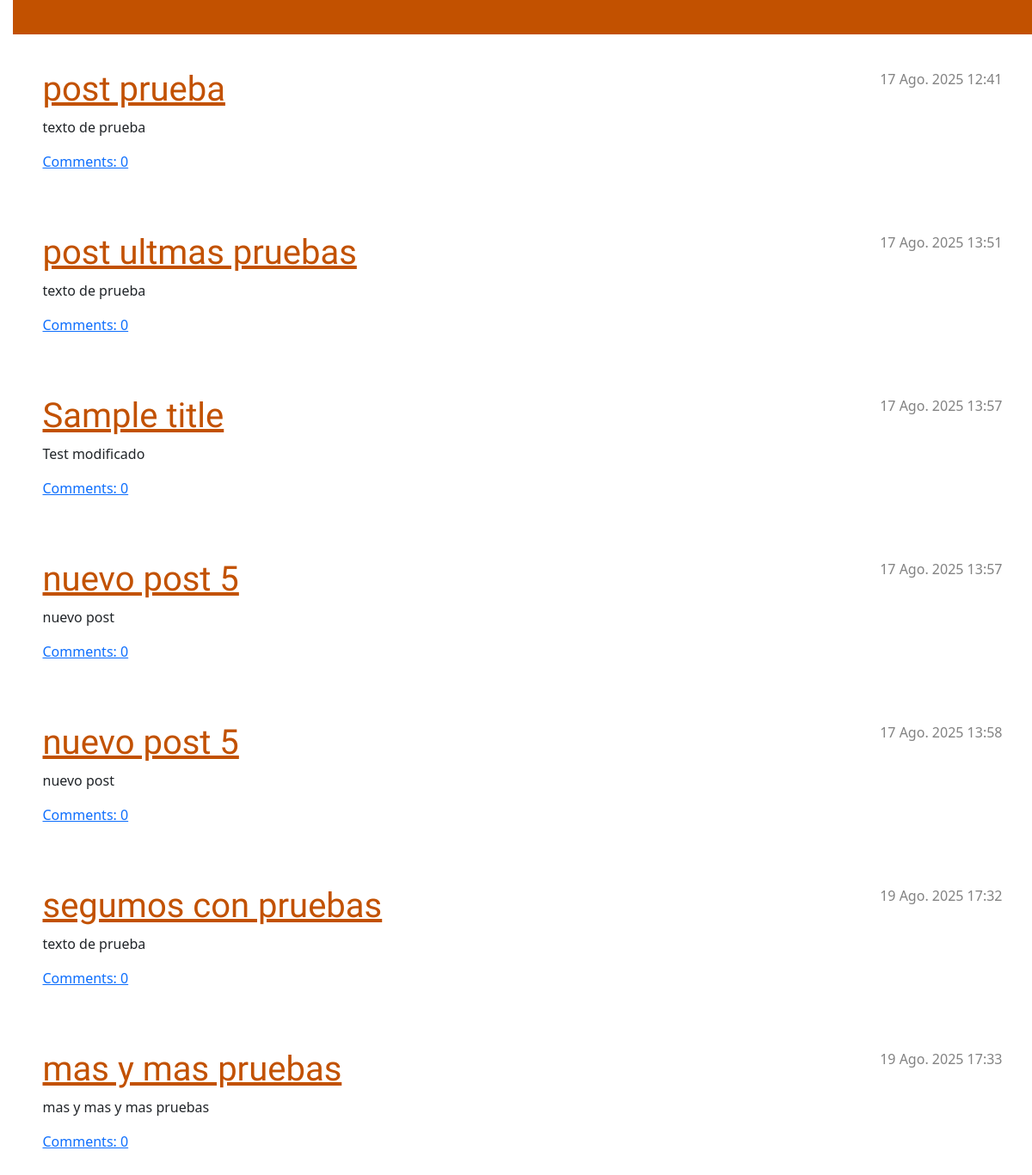
Screenshot of /blog/ with the database file from the repository.
### blog/models.py (models this page shows, shortened)
class Post(models.Model):
    author = models.ForeignKey(settings.AUTH_USER_MODEL, on_delete=models.CASCADE)
    title = models.CharField(max_length=200)
    text = models.TextField()
    created_date = models.DateTimeField(default=timezone.now)
    published_date = models.DateTimeField(blank=True, null=True)
    def approved_comments(self):
        return self.comments.filter(approved_comment=True)

### blog/views.py (the view)
# urls.py: path('', views.post_list, name='post_list'),
def post_list(request):
    posts = Post.objects.filter(published_date__lte=timezone.now()).order_by('published_date')
    return render(request, 'blog/post_list.html', {'posts': posts})

### blog/templates/blog/post_list.html
{% extends 'blog/base.html' %}
{% block content %}
{% for post in posts %}
    <div class="post">
        <div class="date">
            {{ post.published_date }}
        </div>
        <h1><a href="{% url 'blog:post_detail' pk=post.pk %}">{{ post.title }}</a></h1>
        <p>{{ post.text|linebreaksbr }}</p>
        <a href="{% url 'blog:post_detail' pk=post.pk %}">Comments: {{ post.approved_comments.count }}</a>
    </div>
{% endfor %}
{% endblock content %}

### blog/templates/blog/base.html (shortened to what this page needs)
{% load static %}
<!DOCTYPE html>
<html>
    <head>
        <link rel="stylesheet" href="https://cdn.jsdelivr.net/npm/bootstrap@5.3.3/dist/css/bootstrap.min.css">
        <link rel="stylesheet" href="{% static 'css/blog.css' %}">
    </head>
    <body>
        <header class="page-header">
        </header>
        <main class="content container">
            <div class="row">
                <div class="col">
                    {% block content %}
                    {% endblock %}
                </div>
            </div>
        </main>
    </body>
</html>

### blog/static/css/blog.css (style rules this page uses)
h1 a, h2 a { color: #C25100; font-family: 'Lobster'; }
body { padding-left: 15px; }
.page-header { background-color: #C25100; margin-top: 0; margin-bottom: 40px; padding: 20px 20px 20px 40px; }
h1, h2, h3, h4 { font-family: 'Lobster', cursive; }
.date { color: #828282; }
.post { margin-bottom: 70px; }
.post > .date, .post > .actions { float: right; }

### rows the page displays
Post: published_date "17 Ago. 2025 12:41", title "post prueba", text "texto de prueba", approved_comments.count "0"
Post: published_date "17 Ago. 2025 13:51", title "post ultmas pruebas", text "texto de prueba", approved_comments.count "0"
Post: published_date "17 Ago. 2025 13:57", title "Sample title", text "Test modificado", approved_comments.count "0"
Post: published_date "17 Ago. 2025 13:57", title "nuevo post 5", text "nuevo post", approved_comments.count "0"
Post: published_date "17 Ago. 2025 13:58", title "nuevo post 5", text "nuevo post", approved_comments.count "0"
Post: published_date "19 Ago. 2025 17:32", title "segumos con pruebas", text "texto de prueba", approved_comments.count "0"
Post: published_date "19 Ago. 2025 17:33", title "mas y mas pruebas", text "mas y mas y mas pruebas", approved_comments.count "0"
